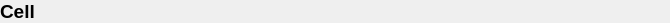
<?xml version="1.0" encoding="UTF-8"?>
<ui version="4.0">
 <class>CorrectorTitleWidget</class>
 <widget class="QWidget" name="CorrectorTitleWidget">
  <property name="geometry">
   <rect>
    <x>0</x>
    <y>0</y>
    <width>670</width>
    <height>23</height>
   </rect>
  </property>
  <property name="windowTitle">
   <string>Form</string>
  </property>
  <layout class="QHBoxLayout" name="horizontalLayout">
   <property name="spacing">
    <number>2</number>
   </property>
   <property name="leftMargin">
    <number>0</number>
   </property>
   <property name="topMargin">
    <number>0</number>
   </property>
   <property name="rightMargin">
    <number>0</number>
   </property>
   <property name="bottomMargin">
    <number>0</number>
   </property>
   <item>
    <widget class="QLabel" name="lblTitle">
     <property name="font">
      <font>
       <pointsize>14</pointsize>
       <weight>75</weight>
       <bold>true</bold>
      </font>
     </property>
     <property name="text">
      <string>Cell</string>
     </property>
    </widget>
   </item>
   <item>
    <spacer name="horizontalSpacer">
     <property name="orientation">
      <enum>Qt::Horizontal</enum>
     </property>
     <property name="sizeHint" stdset="0">
      <size>
       <width>640</width>
       <height>20</height>
      </size>
     </property>
    </spacer>
   </item>
  </layout>
 </widget>
 <resources/>
 <connections/>
</ui>
